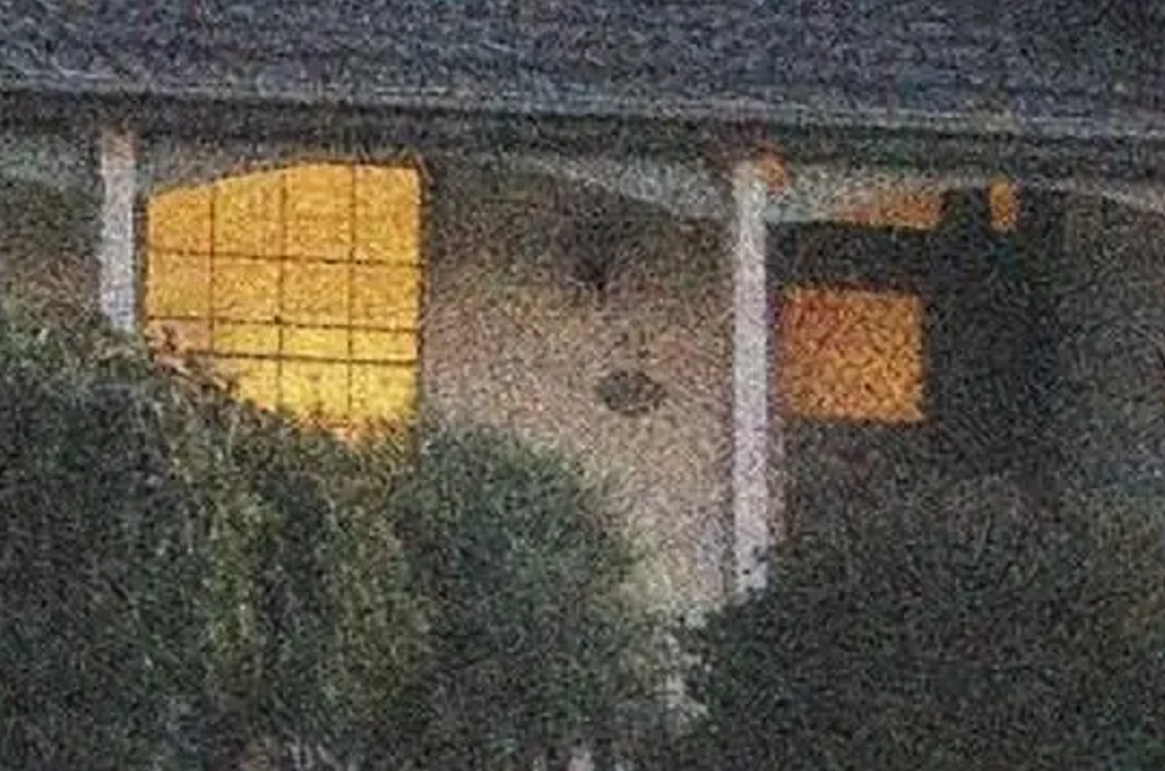
#> input picture picture/test10.png, 1165 x 771 px, found by its file name
$ python '1.4中值滤波.py'
#> lines starting #> are read from the running program, lines starting #| are printed output that depends on the picture
import cv2

# 读取灰度图像
img = cv2.imread('test10.png', 0)
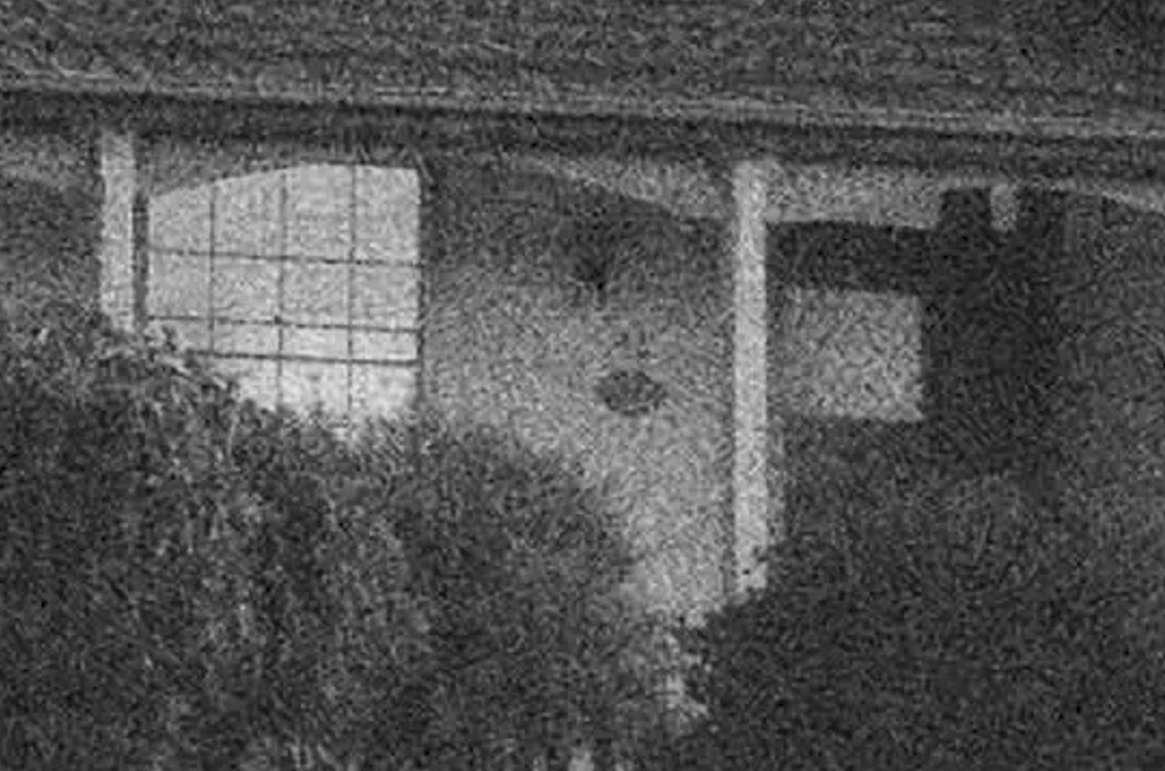
#> img: shape (771, 1165); min 0, max 229, mean 82.5
# 中值滤波
img_median = cv2.medianBlur(img, 11)
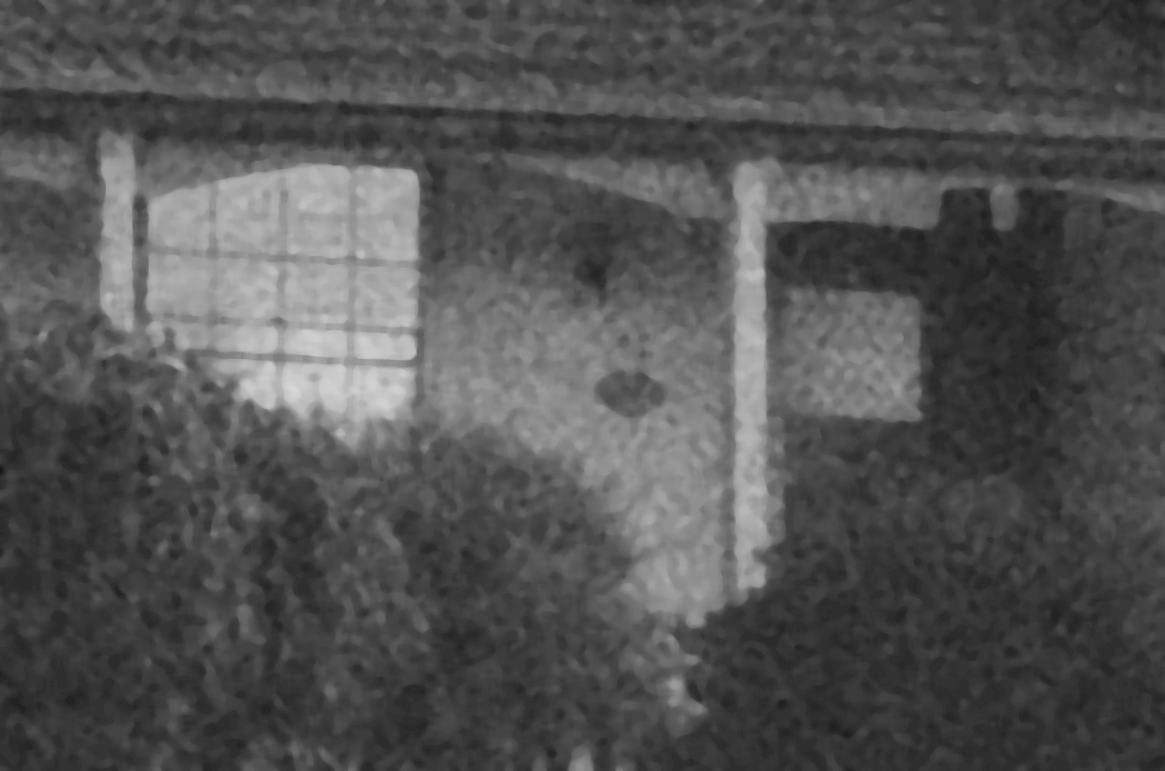
#> img_median: shape (771, 1165); min 21, max 215, mean 82.3
# 显示原图和中值滤波后的图像
cv2.imshow('Original Image', img)
cv2.imshow('Median Filtered Image', img_median)
cv2.waitKey(0)
cv2.destroyAllWindows()

$ run again, with picture/test1.png copied over picture/test10.png
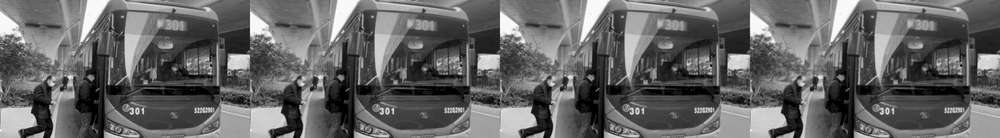
#> input picture picture/test1.png, 1000 x 138 px, shrunk from 4504 x 621 before the run, found by its file name
#> img is the input picture: shape (138, 1000); min 0, max 255, mean 101.3
#> `img_median = cv2.medianBlur(img, 11)`:
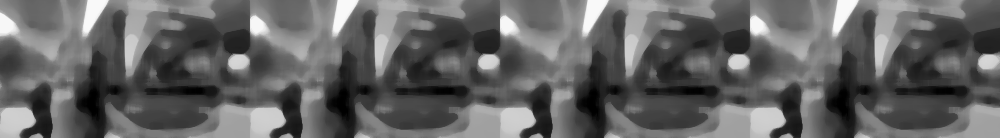
#> img_median: shape (138, 1000); min 0, max 249, mean 99.5

$ run again, with picture/test11.png copied over picture/test10.png
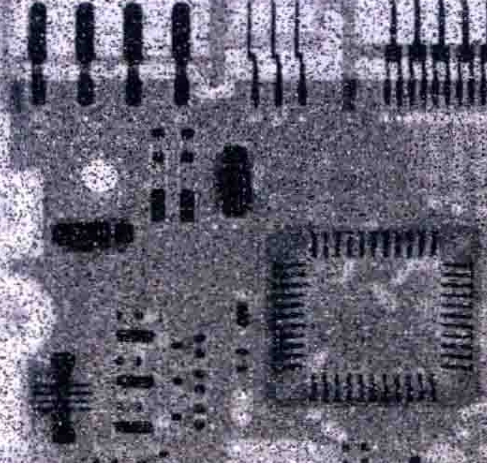
#> input picture picture/test11.png, 487 x 463 px, found by its file name
#> `img = cv2.imread('test10.png', 0)`:
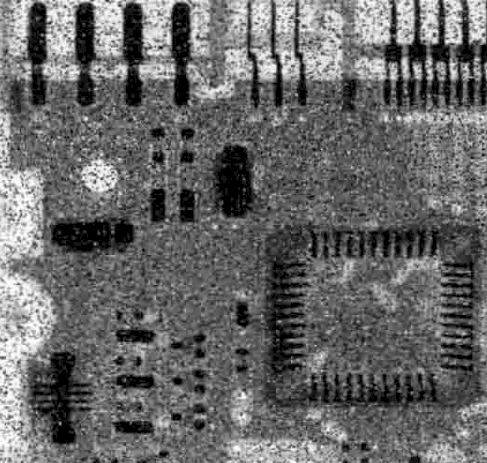
#> img: shape (463, 487); min 0, max 255, mean 103.8
#> `img_median = cv2.medianBlur(img, 11)`:
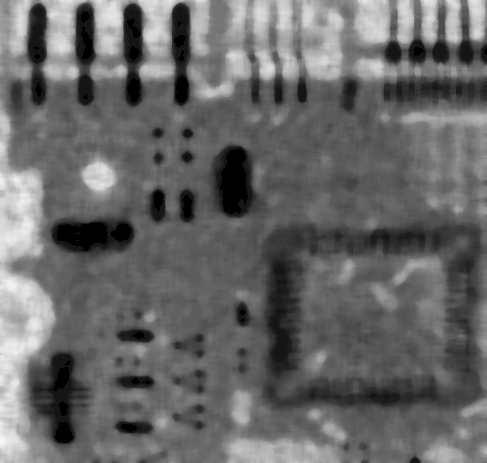
#> img_median: shape (463, 487); min 0, max 247, mean 104
